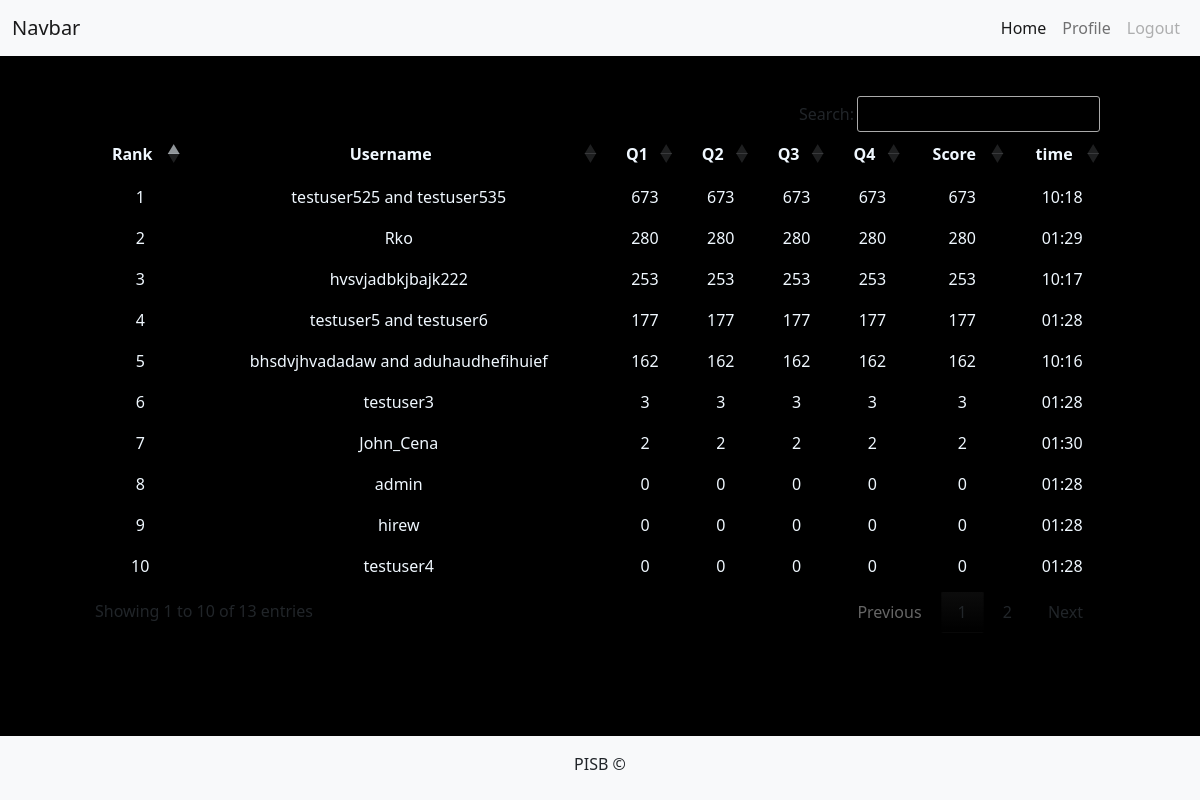
The app's page /result/ (signed in) with its own data.
### app1/models.py (models this page shows, shortened)
class Team(models.Model):
    user = models.ManyToManyField(User)
    team_score = models.IntegerField(default=0)
    team_attempted = models.IntegerField(default=0)
    teamTime =models.DateTimeField()

### app1/views.py (the view)
# urls.py: path('result/', views.result, name='result'),
@login_required(login_url='login')
def result(request):
    user = User.objects.get(username=request.user)
    teamResult = Team.objects.get(user=user)
    context={
        "title":"Result"
    }
    team =Team.objects.all().order_by('-team_score','teamTime')
    user=User.objects.all()
    dict=get_leaderboard(team,user)   #to get list of dictionary containing places of users
    context["teams"]=dict
    context["teamResult"] = teamResult
    return render(request,"app1/result.html",context)

### app1/utils.py (called while the page is built)
def get_leaderboard(team_set,user_set):
    place=0
    dict=[]
    for team in team_set:
        user_list=user_set.filter(team__id=team.id)
        inner_dict={}
        if len(user_list)>=2:
            inner_dict["place"]=place+1
            inner_dict["user1"]=user_list[0].username
            inner_dict["user2"]=user_list[1].username
            inner_dict["score"]=team.team_score
            inner_dict["attempted_question"]=team.team_attempted
            inner_dict["Time"]=team.teamTime
        else:
            inner_dict["place"]=place+1
            inner_dict["user1"]=user_list[0].username
            inner_dict["score"]=team.team_score
            inner_dict["attempted_question"]=team.team_attempted
            inner_dict["Time"]=team.teamTime
        place += 1
        dict.append(inner_dict)
    return dict

### RC/templates/app1/result.html (shortened to what this page needs)
<!DOCTYPE html>
{% load static %}
{% load tz %}
<html lang="en">
    <head>
    <link href="https://cdn.jsdelivr.net/npm/bootstrap@5.1.3/dist/css/bootstrap.min.css"
        rel="stylesheet"
/>
        <link rel="stylesheet" type="text/css" href="{% static 'app1/css/leaderboard.css' %}">
        <link rel="stylesheet" type="text/css" href="https://cdn.datatables.net/1.13.4/css/jquery.dataTables.min.css">
      </head>
      <body>
            <nav class="navbar navbar-expand-lg navbar-light bg-light">
              <div class="container-fluid">
                <a class="navbar-brand" href="#">Navbar</a>
                <div class="collapse navbar-collapse" id="navbarSupportedContent">
                  <ul class="navbar-nav ms-auto mb-2 mb-lg-0">
                    <li class="nav-item">
                      <a class="nav-link active" aria-current="page" href="#">Home</a>
                    </li>
                    <li class="nav-item">
                      <a class="nav-link" href="#">Profile</a>
                    </li>
                    <li class="nav-item">
                      <a class="nav-link disabled">Logout</a>
                    </li>
                  </ul>
                </div>
              </div>
            </nav>
        <table id="example" class="display" style="width:85%">
            <thead>
            <tr>
                <th>Rank</th>
                <th>Username</th>
                <th>Q1</th>
                <th>Q2</th>
                <th>Q3</th>
                <th>Q4</th>
                <th>Score</th>
                <th>time</th>
            </tr>
            </thead>
            <tbody>
            {% for team in teams %}
            <tr>
                <td>{{team.place}}</td>
                <td>{{team.user1}} {% if "user2" in team %}and {{team.user2}}{% endif %}</td>
                <td>{{team.score}} </td>
                <td>{{team.score}} </td>
                <td>{{team.score}} </td>
                <td>{{team.score}} </td>
                <td>{{team.score}}</td>
                <td>{{team.Time|time:"h:i"}}</td>
            </tr>
        {% endfor %}
        </table>
  <footer class="text-center fixed-bottom bg-light">
    <div class="container-fluid">
      <div class="footer-text pt-3 pb-4">PISB <span>&copy</span></div>
    </div>
  </footer>
</body>
</html>

### RC/static/app1/css/leaderboard.css (style rules this page uses)
body { background-color: black; }
.display { color: aliceblue; }
table.dataTable.no-footer { margin-top:30px; border-bottom: 1.5px solid rgba(68, 2, 173, 0.911); }
table.dataTable.display>tbody>tr.odd>.sorting_1, table.dataTable.order-column.stripe>tbody>tr.odd>.sorting_1 { box-shadow: inset 0 0 0 9999px rgb(0, 0, 0); }
table.dataTable.stripe>tbody>tr.odd>*, table.dataTable.display>tbody>tr.odd>* { box-shadow: inset 0 0 0 9999px rgba(109, 112, 114, 0.082); }
table.dataTable.display>tbody>tr.even>.sorting_1, table.dataTable.order-column.stripe>tbody>tr.even>.sorting_1 { box-shadow: inset 0 0 0 9999px rgba(10, 10, 10, 0.637) }
table.dataTable thead th, table.dataTable thead td { padding: 10px; border-bottom: 1px solid rgba(68, 2, 173, 0.911); }
table.dataTable.row-border tbody th, table.dataTable.row-border tbody td, table.dataTable.display tbody th, table.dataTable.display tbody td { border-top: 1px solid rgba(68, 2, 173, 0.911); }
tr { display: table-row; vertical-align: inherit; height:25px; }
table.dataTable tbody th, table.dataTable tbody td { padding: 5px 1px; text-align: center; }
table.dataTable thead>tr>th.sorting:before, table.dataTable thead>tr>th.sorting_asc:before, table.dataTable thead>tr>th.sorting_desc:before, table.dataTable thead>tr>th.sorting_asc_disabled:before, table.dataTable thead>tr>th.sorting_desc_disabled:before, table.dataTable thead>tr>td.sorting:before, table.dataTable thead>tr>td.sorting_asc:before, table.dataTable thead>tr>td.sorting_desc:before, table.dataTable thead>tr>td.sorting_asc_disabled:before, table.dataTable thead>tr>td.sorting_desc_disabled:before { display: none; }
table.dataTable thead>tr>th.sorting:after, table.dataTable thead>tr>th.sorting_asc:after, table.dataTable thead>tr>th.sorting_desc:after, table.dataTable thead>tr>th.sorting_asc_disabled:after, table.dataTable thead>tr>th.sorting_desc_disabled:after, table.dataTable thead>tr>td.sorting:after, table.dataTable thead>tr>td.sorting_asc:after, table.dataTable thead>tr>td.sorting_desc:after, table.dataTable thead>tr>td.sorting_asc_disabled:after, table.dataTable thead>tr>td.sorting_desc_disabled:after { top: 50%; content: "▼"; content: "▼"/""; display: none; }
table.dataTable thead>tr>th.sorting, table.dataTable thead>tr>th.sorting_asc, table.dataTable thead>tr>th.sorting_desc, table.dataTable thead>tr>th.sorting_asc_disabled, table.dataTable thead>tr>th.sorting_desc_disabled, table.dataTable thead>tr>td.sorting, table.dataTable thead>tr>td.sorting_asc, table.dataTable thead>tr>td.sorting_desc, table.dataTable thead>tr>td.sorting_asc_disabled, table.dataTable thead>tr>td.sorting_desc_disabled { text-align: center; }

### records on screen
Team: place "1", user1 "testuser525", user2 "testuser535", score "673", Time "10:18"
Team: place "2", user1 "Rko", score "280", Time "01:29"
Team: place "3", user1 "hvsvjadbkjbajk222", score "253", Time "10:17"
Team: place "4", user1 "testuser5", user2 "testuser6", score "177", Time "01:28"
Team: place "5", user1 "bhsdvjhvadadaw", user2 "aduhaudhefihuief", score "162", Time "10:16"
Team: Time "01:28"
Team: Time "01:30"
Team: Time "01:28"
Team: Time "01:28"

### other values on screen
{{ team.place }} "6" "7" "8" "9"
{{ team.user1 }} "testuser3" "John_Cena" "admin" "hirew"
{{ team.score }} "3" "2" "0" "0"
{{ team.place }} "10"
{{ team.user1 }} "testuser4"
{{ team.score }} "0"
{{ team.Time|time:"h:i" }} "01:28"
